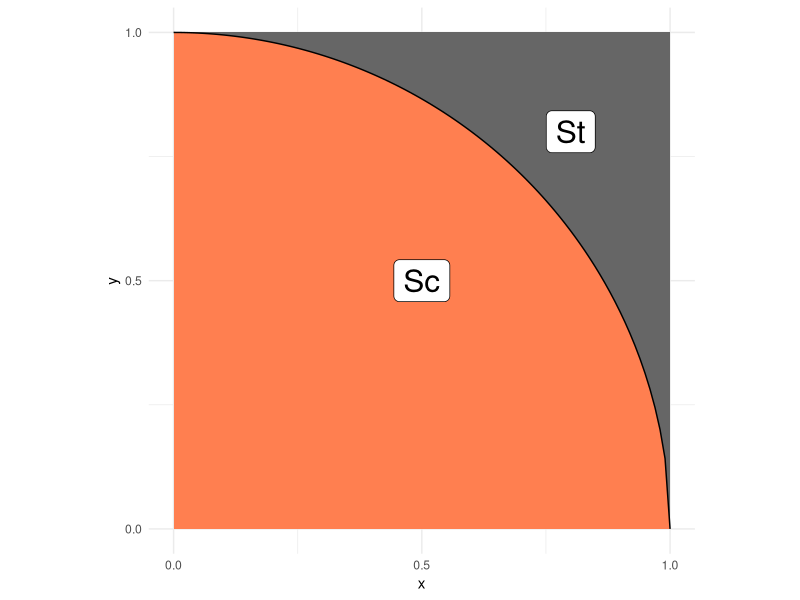
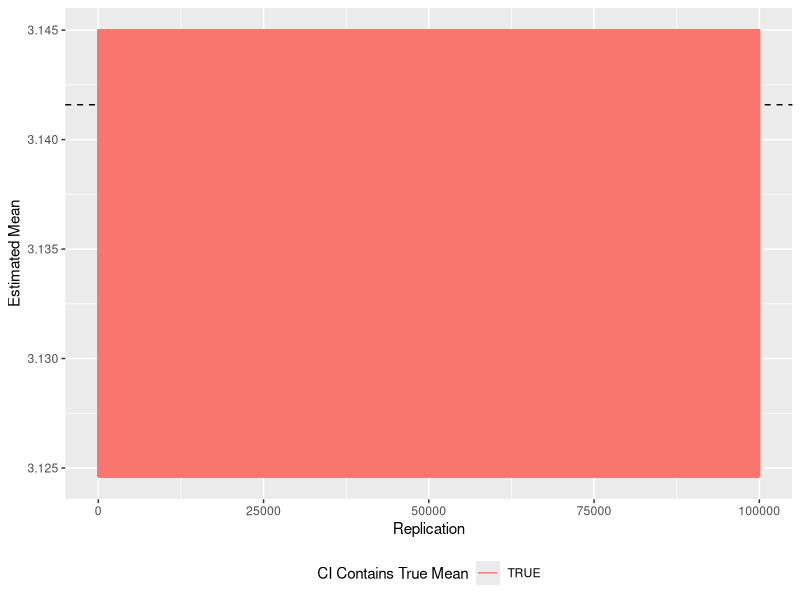

Reproduce these figures in R, in order.
## ---- chunk 1
library(tidyverse)
## ---- chunk 2
## NOTE: No need to edit; this visual helps explain the pi estimation scheme
tibble(x = seq(0, 1, length.out = 100)) %>%
  mutate(y = sqrt(1 - x^2)) %>%

  ggplot(aes(x, y)) +
  annotate(
    "rect",
    xmin = 0, ymin = 0, xmax = 1, ymax = 1,
    fill = "grey40",
    size = 1
  ) +
  geom_ribbon(aes(ymin = 0, ymax = y), fill = "coral") +
  geom_line() +
  annotate(
    "label",
    x = 0.5, y = 0.5, label = "Sc",
    size = 8
  ) +
  annotate(
    "label",
    x = 0.8, y = 0.8, label = "St",
    size = 8
  ) +
  scale_x_continuous(breaks = c(0, 1/2, 1)) +
  scale_y_continuous(breaks = c(0, 1/2, 1)) +
  theme_minimal() +
  coord_fixed()
## ---- chunk 3
## TASK: Choose a sample size and generate samples
n <- 100000 # Choose a sample size
rx <- runif(n, 0, 1)
ry <- runif(n, 0, 1)
df_q1 <- data.frame(idx = 1:n,
                    x = rx,
                    y = ry,
                    in_circle = ifelse(sqrt(1 - rx^2) >= ry, 1, 0))
df_q1 <- df_q1 %>%
  mutate(stat = 4*in_circle)
# Generate the data
## ---- chunk 4
## TASK: Estimate pi using your data from q1
pi_est <- mean(df_q1$stat)
pi_est

q95 <- qnorm( 1 - (1 - 0.95) / 2)
mean <- pi_est
sd <- sd(df_q1$stat)
sd
## ---- chunk 5

  
df_aug <- df_q1 %>%
  mutate(
    se = sd / sqrt(n),
    lo = mean - q95 * se,
    hi = mean + q95 * se
  )
df_aug %>%
  ggplot(aes(idx)) +
  geom_hline(yintercept = pi, linetype = 2) +
  geom_errorbar(aes(
    ymin = lo,
    ymax = hi,
    color = (lo <= pi) & (pi <= hi)
  )) +
  scale_color_discrete(name = "CI Contains True Mean") +
  theme(legend.position = "bottom") +
  labs(
    x = "Replication",
    y = "Estimated Mean"
  )
